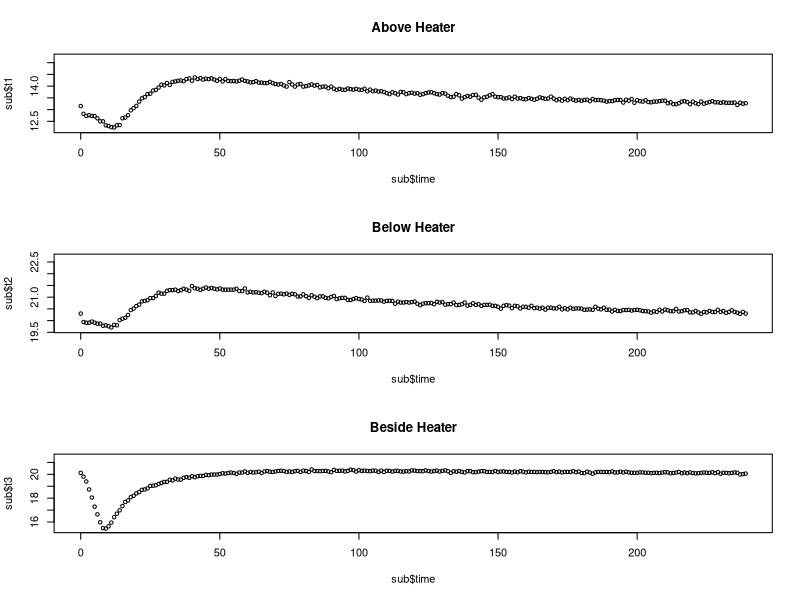
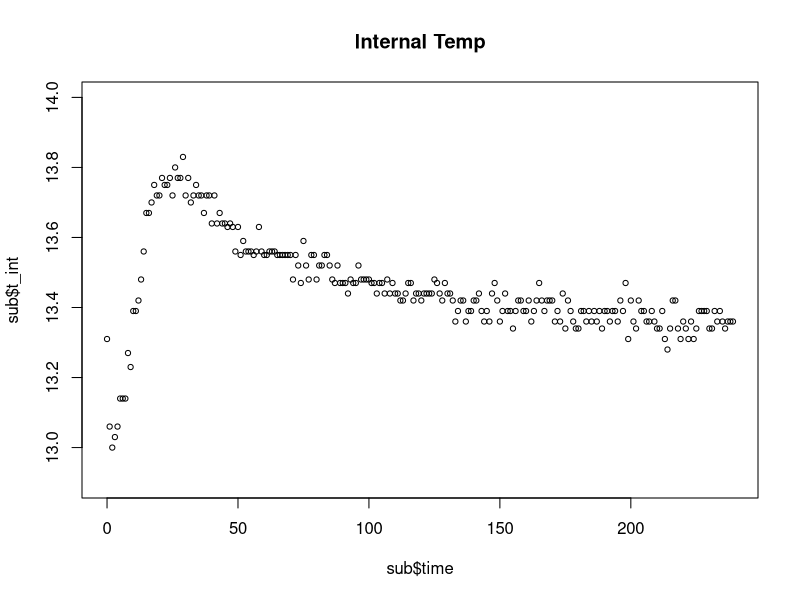
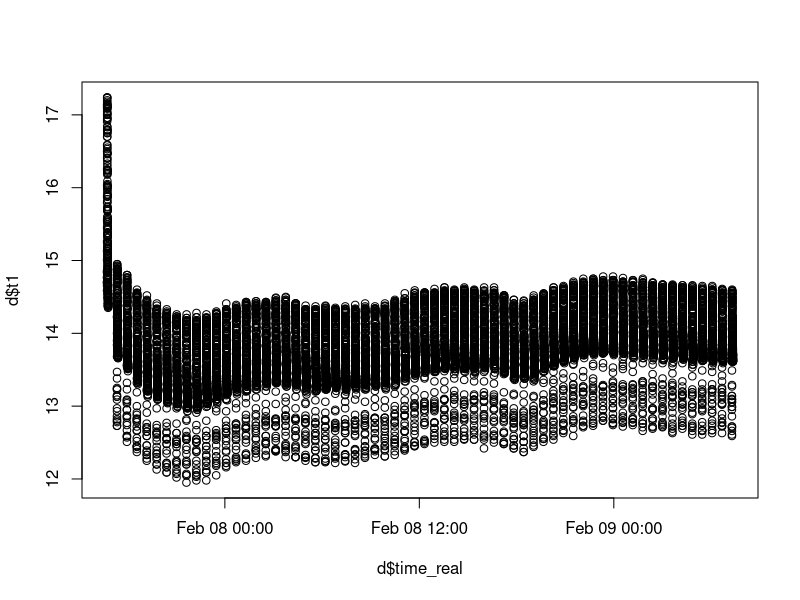
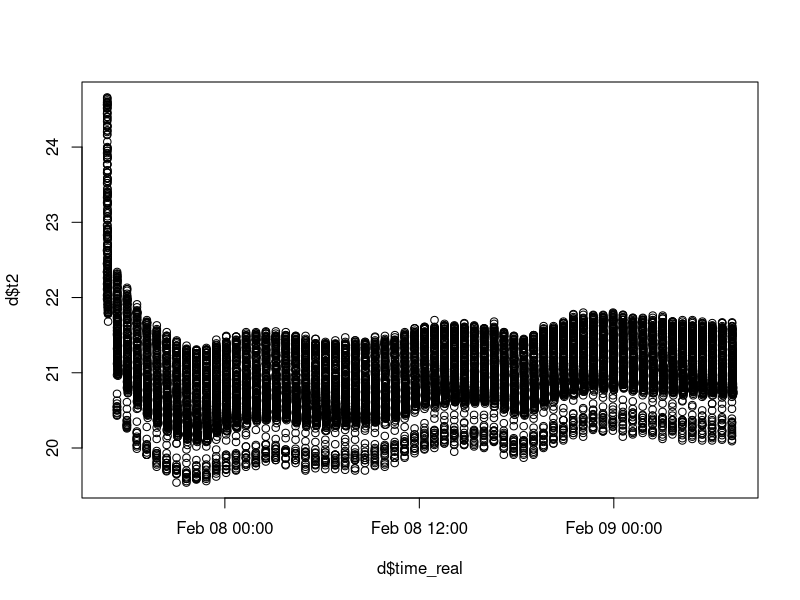
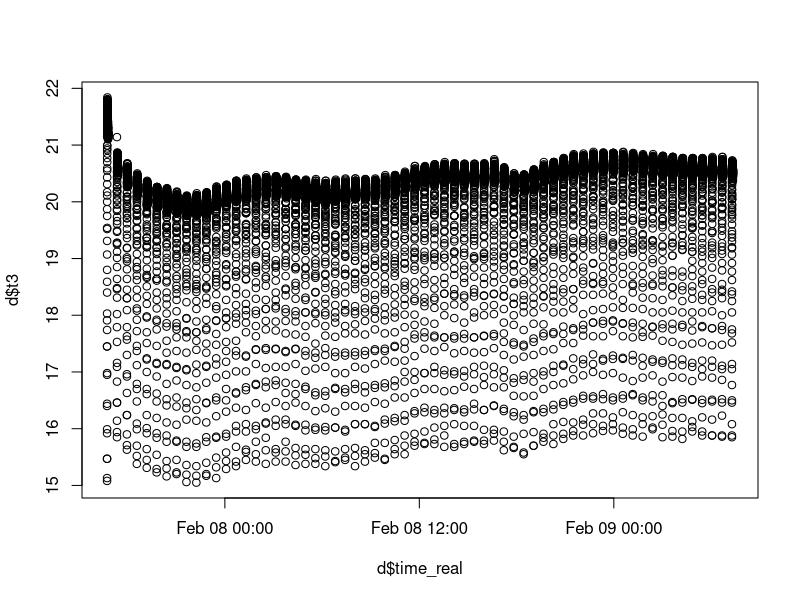
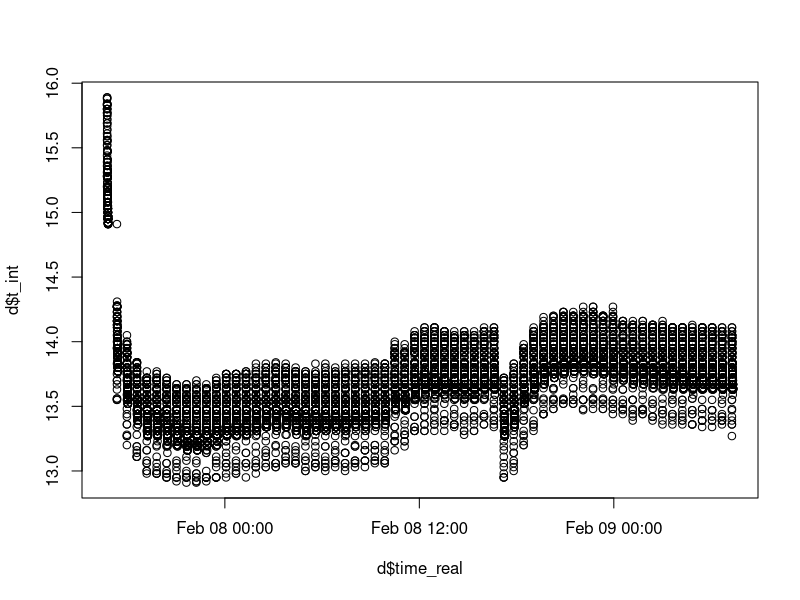
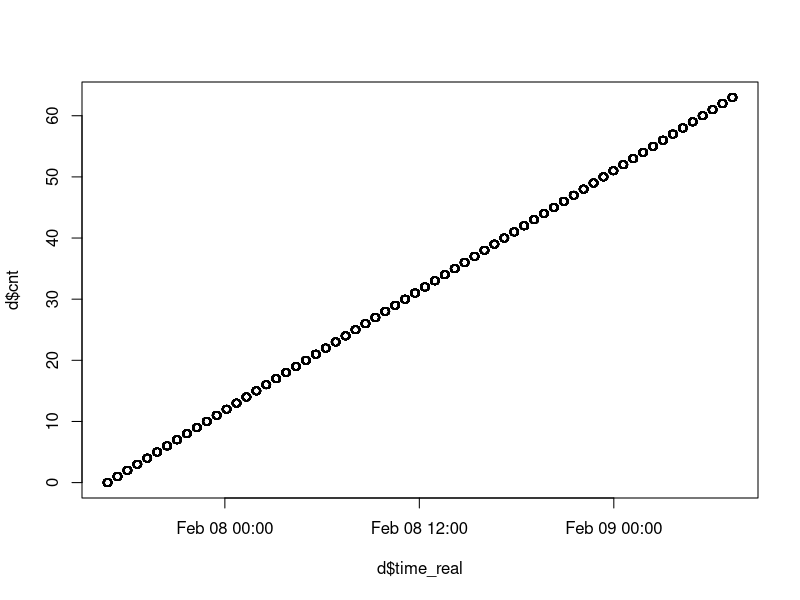
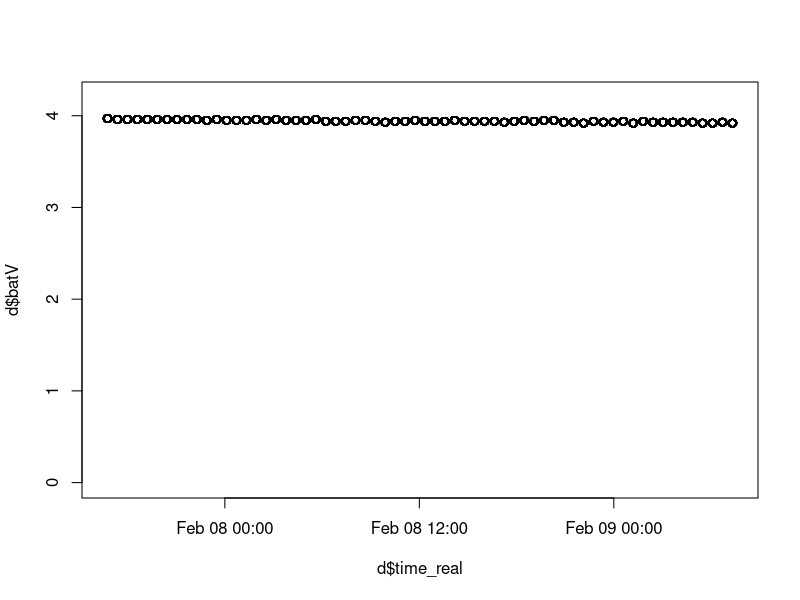

These figures' R source, in order:
setwd("~/Documents/Projects/UAF/sap-flux/data/2017-02-09/")
d = data.frame(read.csv("100_27.csv"))
names(d) <- c("id", "time", "t1", "t2", "t3", "t_int", "batV", "cnt")
d$time_real = as.POSIXct(d$time, origin="1970-01-01", "America/Anchorage") #Convert time to POSIX

dateTime1 <- strptime("7:00 2017/2/08", format="%H:%M %Y/%m/%d", tz="America/Anchorage")
dateTime2 <- strptime("7:30 2017/2/08", format="%H:%M %Y/%m/%d", tz="America/Anchorage")
sub <- d[d$time_real < dateTime2 & d$time_real > dateTime1, ]


subStart = sub[1,2]
sub$time = sub$time - subStart
min = min(sub$t1) - 0.1
max = min + 20
par(mfrow=c(3,1))
plot(sub$t1~sub$time, type='p', pch=1, cex=0.7, ylim=c(min(sub$t1) - 0.1, min(sub$t1) + 3), main="Above Heater")
plot(sub$t2~sub$time, type='p', pch=1, cex=0.7, ylim=c(min(sub$t2) - 0.1, min(sub$t2) + 3), main="Below Heater")
plot(sub$t3~sub$time, type='p', pch=1, cex=0.7, ylim=c(min(sub$t3) - 0.1, min(sub$t3) + 6), main="Beside Heater")


par(mfrow=c(1,1))
plot(sub$t_int~sub$time, type='p', pch=1, cex=0.7, ylim=c(min(sub$t_int) - 0.1, min(sub$t_int) + 1), main="Internal Temp")

par(mfrow=c(1,1))
plot(d$t1~d$time_real)
plot(d$t2~d$time_real)
plot(d$t3~d$time_real)
plot(d$t_int~d$time_real)
plot(d$cnt~d$time_real)
plot(d$batV~d$time_real, ylim=c(0, 4.2))
min(d$batV)
